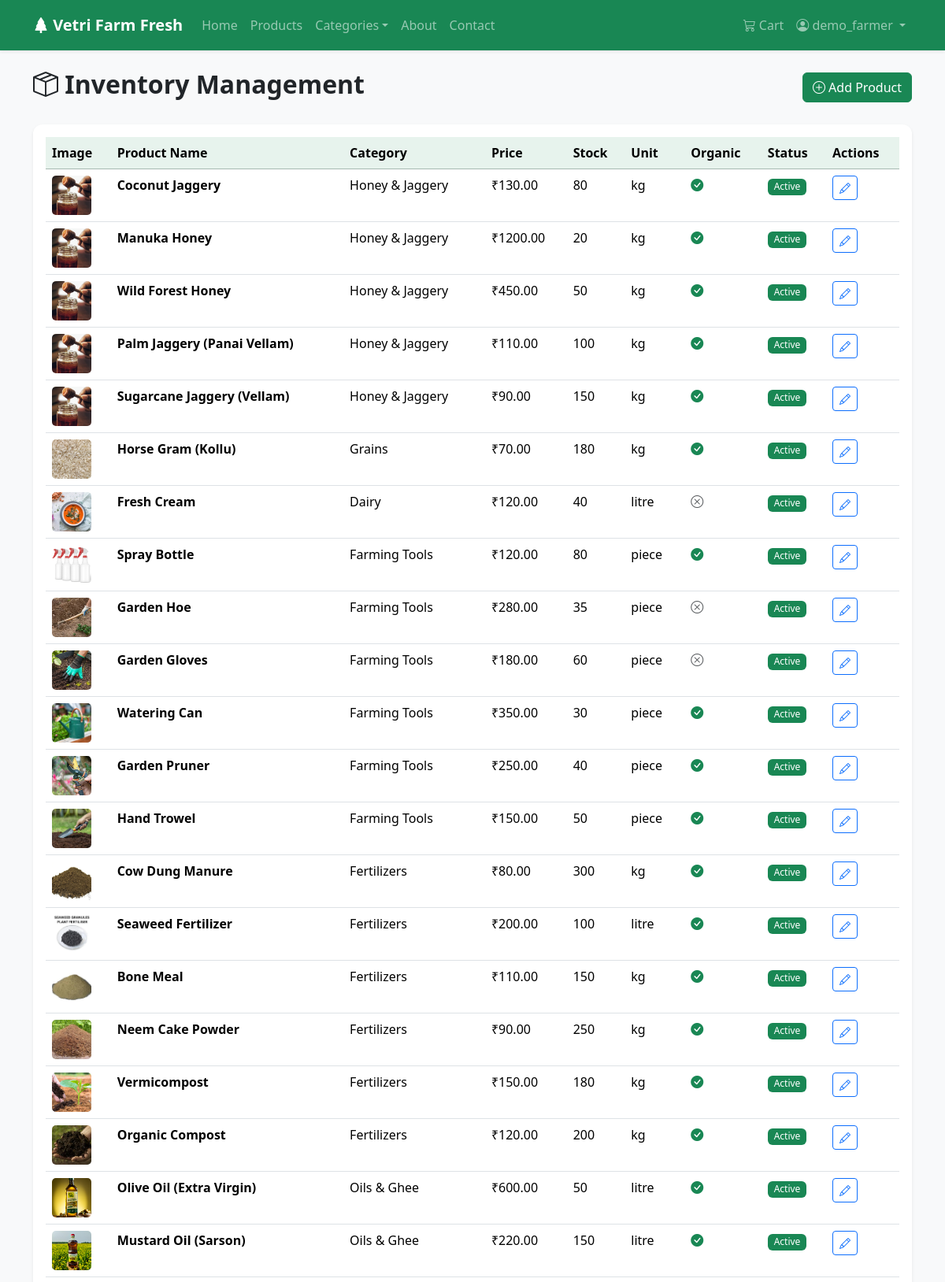
Page /farmer/inventory/ (signed in, upper part) on the committed database.
### marketplace/models.py (models this page shows, shortened)
class Product(models.Model):
    UNIT_CHOICES = [
        ('kg', 'Kg'),
        ('litre', 'Litre'),
        ('dozen', 'Dozen'),
        ('piece', 'Piece'),
        ('pack', 'Pack'),
        ('gram', 'Gram'),
    ]
    farmer = models.ForeignKey(Farmer, on_delete=models.CASCADE, related_name='products')
    category = models.ForeignKey(Category, on_delete=models.SET_NULL, null=True, related_name='products')
    name = models.CharField(max_length=200)
    description = models.TextField(blank=True)
    price = models.DecimalField(max_digits=10, decimal_places=2)
    stock_quantity = models.PositiveIntegerField(default=0)
    unit = models.CharField(max_length=10, choices=UNIT_CHOICES, default='kg')
    is_organic = models.BooleanField(default=False)
    is_featured = models.BooleanField(default=False, help_text='Show on homepage featured section')
    original_price = models.DecimalField(max_digits=10, decimal_places=2, null=True, blank=True, help_text='Original price before discount')
    harvest_date = models.DateField(null=True, blank=True)
    product_image = models.ImageField(upload_to='product_images/', blank=True, null=True)
    availability_status = models.BooleanField(default=True)
    created_at = models.DateTimeField(auto_now_add=True)
    updated_at = models.DateTimeField(auto_now=True)

class Category(models.Model):
    name = models.CharField(max_length=100)
    image = models.ImageField(upload_to='category_images/', blank=True, null=True)
    created_at = models.DateTimeField(auto_now_add=True)
    class Meta:
        verbose_name_plural = 'Categories'

### marketplace/views.py (the view)
@login_required
def farmer_inventory(request):
    try:
        farmer = Farmer.objects.get(user=request.user)
    except Farmer.DoesNotExist:
        messages.error(request, 'Farmer profile required.')
        return redirect('home')
    products = Product.objects.filter(farmer=farmer).order_by('-created_at')
    low_stock_products = products.filter(stock_quantity__lt=10)
    return render(request, 'farmer/inventory.html', {'products': products, 'low_stock_products': low_stock_products})

### marketplace/context_processors.py (called while the page is built)
def cart_count(request):
    if request.user.is_authenticated:
        count = Cart.objects.filter(customer__user=request.user).count()
        return {'cart_count': count}
    return {'cart_count': 0}

### templates/farmer/inventory.html (shortened to what this page needs)
{% extends 'base.html' %}
{% load static %}
{% block content %}
<div class="container py-4">
    <div class="d-flex justify-content-between align-items-center mb-4">
        <h2 class="fw-bold"><i class="bi bi-box-seam"></i> Inventory Management</h2>
        <a href="{% url 'farmer:add_product' %}" class="btn btn-success"><i class="bi bi-plus-circle"></i> Add Product</a>
    </div>
    <div class="card border-0 shadow-sm">
        <div class="card-body">
            <div class="table-responsive">
                <table class="table table-hover">
                    <thead class="table-success">
                        <tr>
                            <th>Image</th>
                            <th>Product Name</th>
                            <th>Category</th>
                            <th>Price</th>
                            <th>Stock</th>
                            <th>Unit</th>
                            <th>Organic</th>
                            <th>Status</th>
                            <th>Actions</th>
                        </tr>
                    </thead>
                    <tbody>
                        {% for product in products %}
                            <tr class="{% if product.stock_quantity < 10 %}table-warning{% endif %} {% if not product.availability_status %}table-secondary{% endif %}">
                                <td>
                                    {% if product.product_image %}
                                        <img src="{{ product.product_image.url }}" style="width: 50px; height: 50px; object-fit: cover; border-radius: 5px;">
                                    {% else %}
                                        <i class="bi bi-image text-muted fs-4"></i>
                                    {% endif %}
                                </td>
                                <td class="fw-bold">{{ product.name }}</td>
                                <td>{{ product.category.name }}</td>
                                <td>₹{{ product.price }}</td>
                                <td>
                                    <span class="{% if product.stock_quantity < 10 %}text-danger fw-bold{% endif %}">{{ product.stock_quantity }}</span>
                                </td>
                                <td>{{ product.unit }}</td>
                                <td>
                                    {% if product.is_organic %}
                                        <i class="bi bi-check-circle-fill text-success"></i>
                                    {% else %}
                                        <i class="bi bi-x-circle text-muted"></i>
                                    {% endif %}
                                </td>
                                <td>
                                    <form method="post" action="{% url 'farmer:edit_product' product.id %}" style="display:inline;">
                                        {% if product.availability_status %}
                                            <span class="badge bg-success">Active</span>
                                        {% else %}
                                            <span class="badge bg-danger">Inactive</span>
                                        {% endif %}
                                    </form>
                                </td>
                                <td>
                                    <a href="{% url 'farmer:edit_product' product.id %}" class="btn btn-sm btn-outline-primary"><i class="bi bi-pencil"></i></a>
                                </td>
                            </tr>
                        {% empty %}
                            <tr><td colspan="9" class="text-center py-4 text-muted">No products in inventory. <a href="{% url 'farmer:add_product' %}">Add your first product</a></td></tr>
                        {% endfor %}
                    </tbody>
                </table>
            </div>
        </div>
    </div>
</div>
{% endblock %}

### templates/base.html (shortened to what this page needs)
<!DOCTYPE html>
<html lang="en">
<head>
    <link href="https://cdn.jsdelivr.net/npm/bootstrap@5.3.2/dist/css/bootstrap.min.css" rel="stylesheet">
    <link rel="stylesheet" href="https://cdn.jsdelivr.net/npm/bootstrap-icons@1.11.2/font/bootstrap-icons.min.css">
    <link rel="stylesheet" href="https://cdnjs.cloudflare.com/ajax/libs/font-awesome/6.5.1/css/all.min.css">
    {% load static %}
    <link rel="stylesheet" href="{% static 'css/style.css' %}">
</head>
<body>
    <nav class="navbar navbar-expand-lg navbar-dark bg-success shadow-sm">
        <div class="container">
            <a class="navbar-brand fw-bold" href="{% url 'home' %}">
                <i class="bi bi-tree-fill"></i> Vetri Farm Fresh
            </a>
            <div class="collapse navbar-collapse" id="navbarNav">
                <ul class="navbar-nav me-auto">
                    <li class="nav-item"><a class="nav-link" href="{% url 'home' %}">Home</a></li>
                    <li class="nav-item"><a class="nav-link" href="{% url 'marketplace:product_list' %}">Products</a></li>
                    <li class="nav-item dropdown">
                        <a class="nav-link dropdown-toggle" href="#" role="button" data-bs-toggle="dropdown">Categories</a>
                    </li>
                    <li class="nav-item"><a class="nav-link" href="{% url 'about' %}">About</a></li>
                    <li class="nav-item"><a class="nav-link" href="{% url 'contact' %}">Contact</a></li>
                </ul>
                <ul class="navbar-nav">
                    {% if user.is_authenticated %}
                        <li class="nav-item">
                            <a class="nav-link position-relative" href="{% url 'marketplace:view_cart' %}">
                                <i class="bi bi-cart3"></i> Cart
                            </a>
                        </li>
                        <li class="nav-item dropdown">
                            <a class="nav-link dropdown-toggle" href="#" role="button" data-bs-toggle="dropdown">
                                <i class="bi bi-person-circle"></i> {{ user.username }}
                            </a>
                        </li>
                    {% endif %}
                </ul>
            </div>
        </div>
    </nav>
    <main>
        {% block content %}{% endblock %}
    </main>
</body>
</html>

### static/css/style.css (style rules this page uses)
:root { --primary: #198754; --primary-dark: #146c43; --primary-light: #20c997; }
body { font-family: 'Segoe UI', Tahoma, Geneva, Verdana, sans-serif; background-color: #f8f9fa; min-height: 100vh; display: flex; flex-direction: column; }
main { flex: 1; }
.btn-success { background-color: var(--primary); border-color: var(--primary); }
.text-success { color: var(--primary) !important; }
.bg-success { background-color: var(--primary) !important; }
.table-success { --bs-table-bg: rgba(25, 135, 84, 0.1); }
.navbar { padding-top: 12px; padding-bottom: 12px; }
.card { border-radius: 12px; }
.badge { font-weight: 500; }
.navbar .nav-link { font-weight: 500; }

### rows in the picture
Product: product_image (picture), name "Coconut Jaggery", category.name "Honey & Jaggery", price "130.00", stock_quantity "80", unit "kg", is_organic True (drawn), availability_status "Active"
Product: product_image (picture), name "Manuka Honey", category.name "Honey & Jaggery", price "1200.00", stock_quantity "20", unit "kg", is_organic True (drawn), availability_status "Active"
Product: product_image (picture), name "Wild Forest Honey", category.name "Honey & Jaggery", price "450.00", stock_quantity "50", unit "kg", is_organic True (drawn), availability_status "Active"
Product: product_image (picture), name "Palm Jaggery (Panai Vellam)", category.name "Honey & Jaggery", price "110.00", stock_quantity "100", unit "kg", is_organic True (drawn), availability_status "Active"
Product: product_image (picture), name "Sugarcane Jaggery (Vellam)", category.name "Honey & Jaggery", price "90.00", stock_quantity "150", unit "kg", is_organic True (drawn), availability_status "Active"
Product: product_image (picture), name "Horse Gram (Kollu)", category.name "Grains", price "70.00", stock_quantity "180", unit "kg", is_organic True (drawn), availability_status "Active"
Product: product_image (picture), name "Fresh Cream", category.name "Dairy", price "120.00", stock_quantity "40", unit "litre", is_organic False (drawn), availability_status "Active"
Product: product_image (picture), name "Spray Bottle", category.name "Farming Tools", price "120.00", stock_quantity "80", unit "piece", is_organic True (drawn), availability_status "Active"
Product: product_image (picture), name "Garden Hoe", category.name "Farming Tools", price "280.00", stock_quantity "35", unit "piece", is_organic False (drawn), availability_status "Active"
Product: product_image (picture), name "Garden Gloves", category.name "Farming Tools", price "180.00", stock_quantity "60", unit "piece", is_organic False (drawn), availability_status "Active"
Product: product_image (picture), name "Watering Can", category.name "Farming Tools", price "350.00", stock_quantity "30", unit "piece", is_organic True (drawn), availability_status "Active"
Product: product_image (picture), name "Garden Pruner", category.name "Farming Tools", price "250.00", stock_quantity "40", unit "piece", is_organic True (drawn), availability_status "Active"
Product: product_image (picture), name "Hand Trowel", category.name "Farming Tools", price "150.00", stock_quantity "50", unit "piece", is_organic True (drawn), availability_status "Active"
Product: product_image (picture), name "Cow Dung Manure", category.name "Fertilizers", price "80.00", stock_quantity "300", unit "kg", is_organic True (drawn), availability_status "Active"
Product: product_image (picture), name "Seaweed Fertilizer", category.name "Fertilizers", price "200.00", stock_quantity "100", unit "litre", is_organic True (drawn), availability_status "Active"
Product: product_image (picture), name "Bone Meal", category.name "Fertilizers", price "110.00", stock_quantity "150", unit "kg", is_organic True (drawn), availability_status "Active"
Product: product_image (picture), name "Neem Cake Powder", category.name "Fertilizers", price "90.00", stock_quantity "250", unit "kg", is_organic True (drawn), availability_status "Active"
Product: product_image (picture), name "Vermicompost", category.name "Fertilizers", price "150.00", stock_quantity "180", unit "kg", is_organic True (drawn), availability_status "Active"
Product: product_image (picture), name "Organic Compost", category.name "Fertilizers", price "120.00", stock_quantity "200", unit "kg", is_organic True (drawn), availability_status "Active"
Product: product_image (picture), name "Olive Oil (Extra Virgin)", category.name "Oils & Ghee", price "600.00", stock_quantity "50", unit "litre", is_organic True (drawn), availability_status "Active"
Product: product_image (picture), name "Mustard Oil (Sarson)", category.name "Oils & Ghee", price "220.00", stock_quantity "150", unit "litre", is_organic True (drawn), availability_status "Active"

### other values in the picture
{{ user.username }} "demo_farmer"
